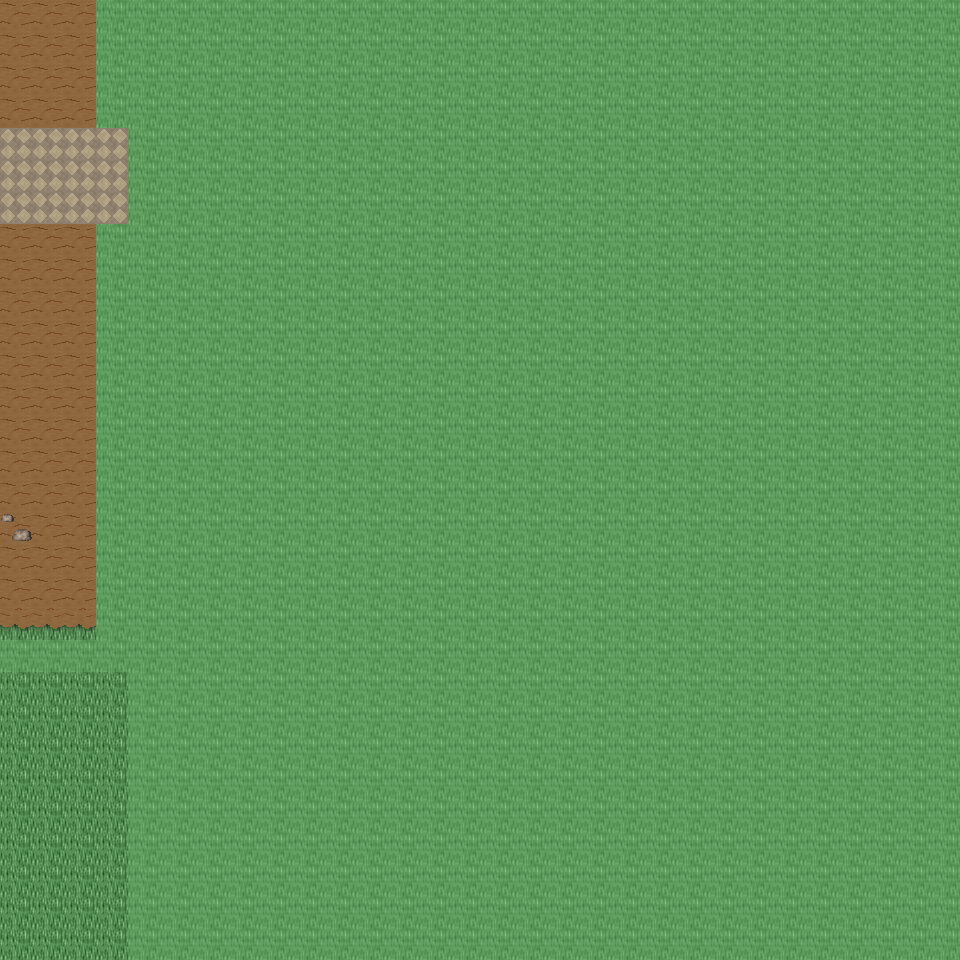

A level layout from a 2D game, rendered from its tile map. Below: a short description, then the map file with tile-grid data replaced by summaries:
An orthogonal 30x30 tile map with 32x32 px tiles, 6 tile layers (Ground, Object, Object2, Above, ...), 30 tilesets and 4 objects (4x mapchange).

<map version="1.0" orientation="orthogonal" renderorder="right-down" width="30" height="30" tilewidth="32" tileheight="32" nextobjectid="5">
  <tileset firstgid="1" name="tileset_ground_ground" tilewidth="32" tileheight="32" tilecount="33" columns="3">
    <image source="../drawable/tileset_ground_ground.png" width="96" height="352" />
  </tileset>
  <tileset firstgid="34" name="tileset_ground_brown_paving" tilewidth="32" tileheight="32" tilecount="2" columns="2">
    <image source="../drawable/tileset_ground_brown_paving.png" width="64" height="32" />
  </tileset>
  <tileset firstgid="36" name="tileset_plant_leaves" tilewidth="32" tileheight="32" tilecount="8" columns="4">
    <image source="../drawable/tileset_plant_leaves.png" width="128" height="64" />
  </tileset>
  <tileset firstgid="44" name="tileset_plant_grasses" tilewidth="32" tileheight="32" tilecount="6" columns="3">
    <image source="../drawable/tileset_plant_grasses.png" width="96" height="64" />
  </tileset>
  <tileset firstgid="50" name="tileset_plant_flower_daisy_white" tilewidth="32" tileheight="32" tilecount="8" columns="2">
    <image source="../drawable/tileset_plant_flower_daisy_white.png" width="64" height="128" />
  </tileset>
  <tileset firstgid="58" name="tileset_ground_grass_edges" tilewidth="32" tileheight="32" tilecount="36" columns="12">
    <image source="../drawable/tileset_ground_grass_edges.png" width="384" height="96" />
  </tileset>
  <tileset firstgid="94" name="tileset_building_wall_wall_brown" tilewidth="32" tileheight="32" tilecount="12" columns="3">
    <image source="../drawable/tileset_building_wall_wall_brown.png" width="96" height="128" />
  </tileset>
  <tileset firstgid="106" name="tileset_ground_square_patch" tilewidth="32" tileheight="32" tilecount="9" columns="3">
    <image source="../drawable/tileset_ground_square_patch.png" width="96" height="96" />
  </tileset>
  <tileset firstgid="115" name="tileset_plant_flower_daisy_red" tilewidth="32" tileheight="32" tilecount="8" columns="2">
    <image source="../drawable/tileset_plant_flower_daisy_red.png" width="64" height="128" />
  </tileset>
  <tileset firstgid="123" name="tileset_plant_bush_bushes" tilewidth="32" tileheight="32" tilecount="10" columns="5">
    <image source="../drawable/tileset_plant_bush_bushes.png" width="160" height="64" />
  </tileset>
  <tileset firstgid="133" name="tileset_building_fence_fence_chunky" tilewidth="32" tileheight="32" tilecount="21" columns="3">
    <image source="../drawable/tileset_building_fence_fence_chunky.png" width="96" height="224" />
  </tileset>
  <tileset firstgid="154" name="tileset_plant_tree_tree_darkgreen" tilewidth="32" tileheight="32" tilecount="88" columns="8">
    <image source="../drawable/tileset_plant_tree_tree_darkgreen.png" width="256" height="352" />
  </tileset>
  <tileset firstgid="242" name="tileset_ground_rock_pebbles" tilewidth="32" tileheight="32" tilecount="3" columns="1">
    <image source="../drawable/tileset_ground_rock_pebbles.png" width="32" height="96" />
  </tileset>
  <tileset firstgid="245" name="tileset_building_door_door_n" tilewidth="32" tileheight="32" tilecount="6" columns="3">
    <image source="../drawable/tileset_building_door_door_n.png" width="96" height="64" />
  </tileset>
  <tileset firstgid="251" name="tileset_item_postbox_2" tilewidth="32" tileheight="32" tilecount="2" columns="1">
    <image source="../drawable/tileset_item_postbox_2.png" width="32" height="64" />
  </tileset>
  <tileset firstgid="253" name="tileset_building_decoration_banner" tilewidth="32" tileheight="32" tilecount="12" columns="1">
    <image source="../drawable/tileset_building_decoration_banner.png" width="32" height="384" />
  </tileset>
  <tileset firstgid="265" name="tileset_building_door_closed" tilewidth="32" tileheight="32" tilecount="1" columns="1">
    <image source="../drawable/tileset_building_door_closed.png" width="32" height="32" />
  </tileset>
  <tileset firstgid="266" name="tileset_building_window_window_right" tilewidth="32" tileheight="32" tilecount="2" columns="2">
    <image source="../drawable/tileset_building_window_window_right.png" width="64" height="32" />
  </tileset>
  <tileset firstgid="268" name="tileset_item_pot_barrel" tilewidth="32" tileheight="32" tilecount="2" columns="1">
    <image source="../drawable/tileset_item_pot_barrel.png" width="32" height="64" />
  </tileset>
  <tileset firstgid="270" name="tileset_building_window_window_long" tilewidth="32" tileheight="32" tilecount="3" columns="3">
    <image source="../drawable/tileset_building_window_window_long.png" width="96" height="32" />
  </tileset>
  <tileset firstgid="273" name="tileset_building_window_window_left" tilewidth="32" tileheight="32" tilecount="2" columns="2">
    <image source="../drawable/tileset_building_window_window_left.png" width="64" height="32" />
  </tileset>
  <tileset firstgid="275" name="tileset_building_roof_blue" tilewidth="32" tileheight="32" tilecount="20" columns="5">
    <image source="../drawable/tileset_building_roof_blue.png" width="160" height="128" />
  </tileset>
  <tileset firstgid="295" name="tileset_building_roof_red" tilewidth="32" tileheight="32" tilecount="20" columns="5">
    <image source="../drawable/tileset_building_roof_red.png" width="160" height="128" />
  </tileset>
  <tileset firstgid="315" name="tileset_building_wall_bricked_edges" tilewidth="32" tileheight="32" tilecount="25" columns="5">
    <image source="../drawable/tileset_building_wall_bricked_edges.png" width="160" height="160" />
  </tileset>
  <tileset firstgid="340" name="tileset_building_wall_earthen_3" tilewidth="32" tileheight="32" tilecount="28" columns="4">
    <image source="../drawable/tileset_building_wall_earthen_3.png" width="128" height="224" />
  </tileset>
  <tileset firstgid="368" name="tileset_building_decoration_chimney" tilewidth="32" tileheight="32" tilecount="2" columns="1">
    <image source="../drawable/tileset_building_decoration_chimney.png" width="32" height="64" />
  </tileset>
  <tileset firstgid="370" name="tileset_logic_collision" tilewidth="32" tileheight="32" tilecount="1" columns="1">
    <image source="../drawable/tileset_logic_collision.png" width="32" height="32" />
  </tileset>
  <tileset firstgid="371" name="tileset_building_decoration_mill_sail" tilewidth="32" tileheight="32" tilecount="4" columns="2">
    <image source="../drawable/tileset_building_decoration_mill_sail.png" width="64" height="64" />
  </tileset>
  <tileset firstgid="375" name="tileset_ground_green_paving" tilewidth="32" tileheight="32" tilecount="18" columns="3">
    <image source="../drawable/tileset_ground_green_paving.png" width="96" height="192" />
  </tileset>
  <tileset firstgid="393" name="tileset_furniture_light_small_oil_lamp" tilewidth="32" tileheight="32" tilecount="8" columns="2">
    <image source="../drawable/tileset_furniture_light_small_oil_lamp.png" width="64" height="128" />
  </tileset>
  <layer name="Ground" width="30" height="30">
    <data>[900 cells, 900 non-empty, 3 distinct tile ids]</data>
  </layer>
  <layer name="Object" width="30" height="30">
    <data>[900 cells, 339 non-empty, 8 distinct tile ids]</data>
  </layer>
  <layer name="Object2" width="30" height="30">
    <data>[900 cells, 63 non-empty, 8 distinct tile ids]</data>
  </layer>
  <layer name="Above" width="30" height="30">
    <data>[900 cells, 0 non-empty, 0 distinct tile ids]</data>
  </layer>
  <layer name="Above2" width="30" height="30">
    <data>[900 cells, 0 non-empty, 0 distinct tile ids]</data>
  </layer>
  <layer name="Walkable" width="30" height="30">
    <data>[900 cells, 801 non-empty, 1 distinct tile ids]</data>
  </layer>
  <objectgroup name="MapEvents">
    <!-- 4 objects omitted --></objectgroup>
</map>
<!-- 4 of 4 objects omitted -->
